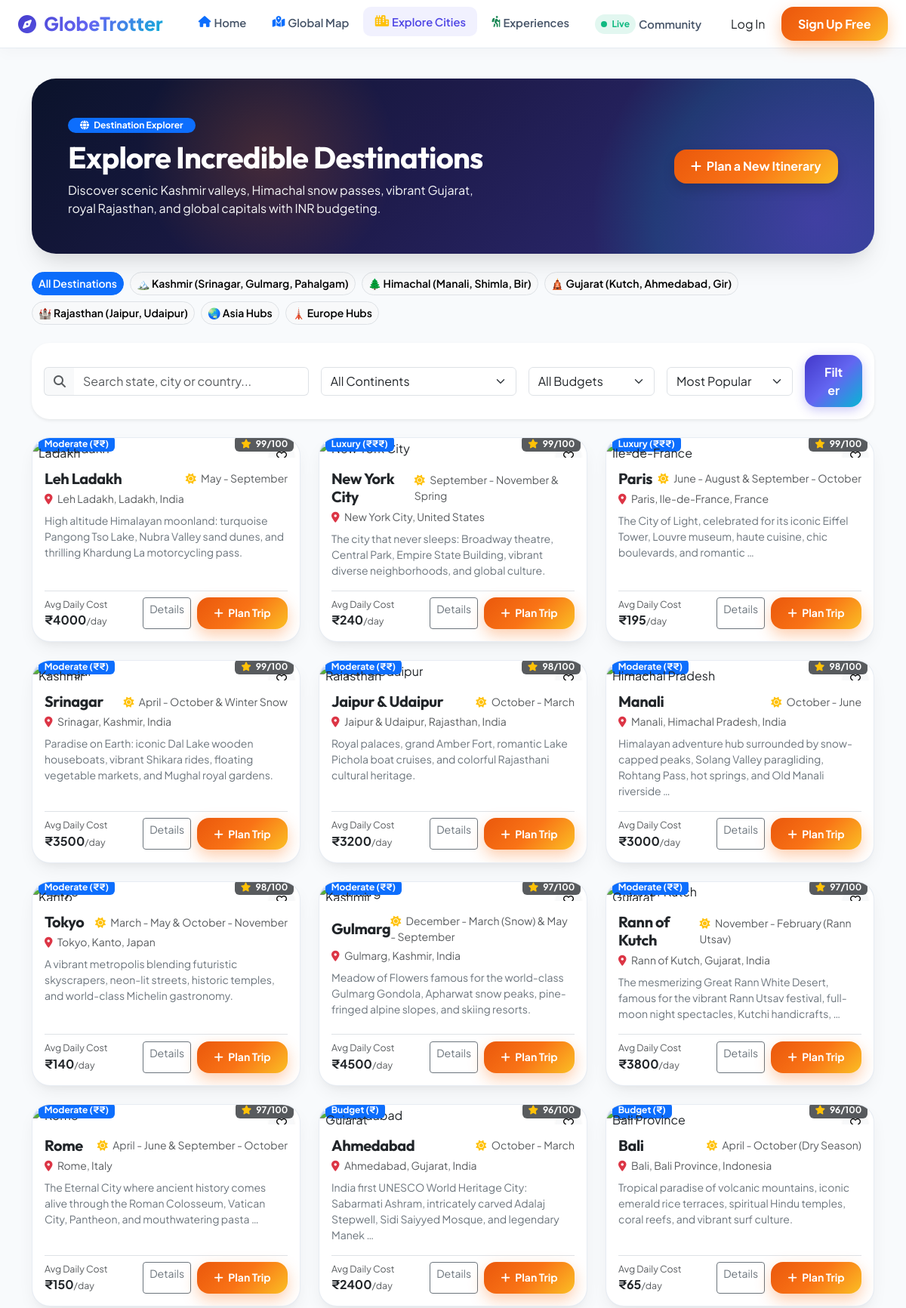
Screenshot of /cities/ (upper part) with the database file from the repository.
### destinations/models.py (models this page shows, shortened)
class City(models.Model):
    COST_CHOICES = [
        ('BUDGET', 'Budget (₹)'),
        ('MODERATE', 'Moderate (₹₹)'),
        ('LUXURY', 'Luxury (₹₹₹)'),
    ]
    country = models.ForeignKey(Country, on_delete=models.CASCADE, related_name='cities')
    state_or_region = models.CharField(max_length=100, blank=True, default='', help_text="e.g. Gujarat, Kashmir, Himachal Pradesh, Rajasthan")
    name = models.CharField(max_length=100)
    slug = models.SlugField(max_length=120, unique=True, blank=True)
    description = models.TextField()
    image_url = models.CharField(max_length=500, default='https://images.unsplash.com/photo-1488646953014-85cb44e25828?w=800&auto=format&fit=crop&q=80')
    cover_image = models.ImageField(upload_to='cities/', blank=True, null=True)
    cost_index = models.CharField(max_length=10, choices=COST_CHOICES, default='MODERATE')
    popularity_score = models.IntegerField(default=85) # 1 - 100
    latitude = models.FloatField(default=0.0)
    longitude = models.FloatField(default=0.0)
    best_season = models.CharField(max_length=100, default='October - March')
    avg_daily_cost = models.DecimalField(max_digits=10, decimal_places=2, default=3500.00) # In local currency / INR
    created_at = models.DateTimeField(auto_now_add=True)
    class Meta:
        verbose_name_plural = "Cities"
        ordering = ['-popularity_score', 'name']
    @property
    def image(self):
        if self.cover_image:
            return self.cover_image.url
        return self.image_url
    @property
    def full_location(self):
        if self.state_or_region:
            return f"{self.name}, {self.state_or_region}, {self.country.name}"
        return f"{self.name}, {self.country.name}"

class Country(models.Model):
    CONTINENT_CHOICES = [
        ('Asia', 'Asia'),
        ('Europe', 'Europe'),
        ('North America', 'North America'),
        ('South America', 'South America'),
        ('Africa', 'Africa'),
        ('Oceania', 'Oceania'),
    ]
    name = models.CharField(max_length=100, unique=True)
    code = models.CharField(max_length=5, blank=True)
    continent = models.CharField(max_length=50, choices=CONTINENT_CHOICES, default='Asia')
    currency = models.CharField(max_length=10, default='INR')
    class Meta:
        verbose_name_plural = "Countries"
        ordering = ['name']

### destinations/views.py (the view)
# urls.py: path('cities/', views.city_search_view, name='city_search'),
def city_search_view(request):
    query = request.GET.get('q', '').strip()
    continent = request.GET.get('continent', '')
    cost_index = request.GET.get('cost', '')
    sort_by = request.GET.get('sort', 'popular')
    cities = City.objects.select_related('country').all()
    if query:
        cities = cities.filter(
            Q(name__icontains=query) |
            Q(country__name__icontains=query) |
            Q(description__icontains=query)
        )
    if continent:
        cities = cities.filter(country__continent=continent)
    if cost_index:
        cities = cities.filter(cost_index=cost_index)
    if sort_by == 'cost_asc':
        cities = cities.order_by('avg_daily_cost')
    elif sort_by == 'cost_desc':
        cities = cities.order_by('-avg_daily_cost')
    elif sort_by == 'name':
        cities = cities.order_by('name')
    else: # popular
        cities = cities.order_by('-popularity_score', 'name')
    continents = Country.CONTINENT_CHOICES
    user_trips = []
    user_wishlist_ids = []
    if request.user.is_authenticated:
        user_trips = request.user.trips.filter(status__in=['DRAFT', 'PLANNING', 'UPCOMING']).order_by('-created_at')
        user_wishlist_ids = list(request.user.wishlist_items.values_list('city_id', flat=True))
    context = {
        'cities': cities,
        'query': query,
        'selected_continent': continent,
        'selected_cost': cost_index,
        'sort_by': sort_by,
        'continents': continents,
        'user_trips': user_trips,
        'user_wishlist_ids': user_wishlist_ids,
        'total_cities_count': cities.count(),
    }
    return render(request, 'destinations/city_search.html', context)

### templates/destinations/city_search.html (shortened to what this page needs)
{% extends 'base.html' %}
{% block content %}
<div class="container py-4">
  <div class="card gt-hero-banner border-0 mb-4 p-4 p-md-5">
    <div class="row align-items-center justify-content-between g-3 position-relative" style="z-index: 2;">
      <div class="col-lg-8">
        <span class="badge bg-primary px-3 py-1 mb-2 rounded-pill"><i class="fas fa-globe me-1"></i> Destination Explorer</span>
        <h1 class="text-white fw-bold display-6 mb-2">Explore Incredible Destinations</h1>
        <p class="text-light text-opacity-90 col-lg-10 mb-0">Discover scenic Kashmir valleys, Himachal snow passes, vibrant Gujarat, royal Rajasthan, and global capitals with INR budgeting.</p>
      </div>
      <div class="col-lg-4 text-lg-end">
        <a href="{% url 'trip_create' %}" class="btn btn-gt-saffron fw-bold shadow">
          <i class="fas fa-plus me-1"></i> Plan a New Itinerary
        </a>
      </div>
    </div>
  </div>
  <div class="d-flex flex-wrap gap-2 mb-4">
    <a href="{% url 'city_search' %}" class="btn btn-sm {% if not query and not selected_continent %}btn-primary{% else %}btn-light border{% endif %} rounded-pill fw-semibold">
      All Destinations
    </a>
    <a href="{% url 'city_search' %}?q=Kashmir" class="btn btn-sm {% if query == 'Kashmir' %}btn-primary{% else %}btn-light border{% endif %} rounded-pill fw-semibold">
      🏔️ Kashmir (Srinagar, Gulmarg, Pahalgam)
    </a>
    <a href="{% url 'city_search' %}?q=Himachal" class="btn btn-sm {% if query == 'Himachal' %}btn-primary{% else %}btn-light border{% endif %} rounded-pill fw-semibold">
      🌲 Himachal (Manali, Shimla, Bir)
    </a>
    <a href="{% url 'city_search' %}?q=Gujarat" class="btn btn-sm {% if query == 'Gujarat' %}btn-primary{% else %}btn-light border{% endif %} rounded-pill fw-semibold">
      🛕 Gujarat (Kutch, Ahmedabad, Gir)
    </a>
    <a href="{% url 'city_search' %}?q=Rajasthan" class="btn btn-sm {% if query == 'Rajasthan' %}btn-primary{% else %}btn-light border{% endif %} rounded-pill fw-semibold">
      🏰 Rajasthan (Jaipur, Udaipur)
    </a>
    <a href="{% url 'city_search' %}?continent=Asia" class="btn btn-sm {% if selected_continent == 'Asia' %}btn-primary{% else %}btn-light border{% endif %} rounded-pill fw-semibold">
      🌏 Asia Hubs
    </a>
    <a href="{% url 'city_search' %}?continent=Europe" class="btn btn-sm {% if selected_continent == 'Europe' %}btn-primary{% else %}btn-light border{% endif %} rounded-pill fw-semibold">
      🗼 Europe Hubs
    </a>
  </div>
  <div class="card gt-card border-0 shadow-sm p-3 mb-4">
    <form method="GET" action="{% url 'city_search' %}" class="row g-3 align-items-center">
      <div class="col-md-4">
        <div class="input-group">
          <span class="input-group-text bg-light border-end-0 text-muted"><i class="fas fa-search"></i></span>
          <input type="text" name="q" value="{{ query }}" class="form-control border-start-0" placeholder="Search state, city or country...">
        </div>
      </div>
      <div class="col-6 col-md-3">
        <select name="continent" class="form-select">
          <option value="">All Continents</option>
        </select>
      </div>
      <div class="col-6 col-md-2">
        <select name="cost" class="form-select">
          <option value="">All Budgets</option>
        </select>
      </div>
      <div class="col-6 col-md-2">
        <select name="sort" class="form-select">
          <option value="popular" {% if sort_by == 'popular' %}selected{% endif %}>Most Popular</option>
        </select>
      </div>
      <div class="col-6 col-md-1 text-end">
        <button type="submit" class="btn btn-gt-primary w-100 fw-bold">Filter</button>
      </div>
    </form>
  </div>
  {% if cities %}
    <div class="row g-4">
      {% for city in cities %}
        <div class="col-md-6 col-lg-4">
          <div class="card gt-card h-100 position-relative">
            <div class="position-relative overflow-hidden">
              <button type="button" class="btn btn-sm btn-light rounded-circle position-absolute top-0 end-0 m-2 shadow-sm btn-wishlist-toggle {% if city.id in user_wishlist_ids %}text-danger active{% endif %}" data-city-id="{{ city.id }}" title="Save to Bucket List">
                <i class="{% if city.id in user_wishlist_ids %}fas{% else %}far{% endif %} fa-heart"></i>
              </button>
              <span class="badge bg-primary position-absolute bottom-0 start-0 m-2">
                {{ city.get_cost_index_display }}
              </span>
              {% if city.state_or_region %}
                <span class="state-badge position-absolute top-0 start-0 m-2">
                  {{ city.state_or_region }}
                </span>
              {% endif %}
              <span class="badge bg-dark bg-opacity-75 position-absolute bottom-0 end-0 m-2">
                <i class="fas fa-star text-warning me-1"></i> {{ city.popularity_score }}/100
              </span>
            </div>
            <div class="card-body d-flex flex-column p-3">
              <div class="d-flex justify-content-between align-items-center mb-1">
                <h5 class="fw-bold text-dark mb-0">
                  <a href="{% url 'city_detail' slug=city.slug %}" class="text-decoration-none text-dark hover-primary">{{ city.name }}</a>
                </h5>
                <small class="text-muted"><i class="fas fa-sun text-warning me-1"></i> {{ city.best_season }}</small>
              </div>
              <p class="text-muted small mb-2"><i class="fas fa-map-marker-alt text-danger me-1"></i> {{ city.full_location }}</p>
              <p class="text-secondary small mb-3 flex-grow-1">{{ city.description|truncatewords:18 }}</p>
              <div class="d-flex justify-content-between align-items-center pt-2 border-top mt-auto">
                <div>
                  <small class="text-muted d-block fs-8">Avg Daily Cost</small>
                  <span class="fw-bold text-dark">₹{{ city.avg_daily_cost|floatformat:0 }}<span class="text-muted fs-8 fw-normal">/day</span></span>
                </div>
                <div class="d-flex gap-2">
                  <a href="{% url 'city_detail' slug=city.slug %}" class="btn btn-sm btn-outline-secondary">Details</a>
                  <a href="{% url 'trip_create' %}?city_id={{ city.id }}" class="btn btn-sm btn-gt-saffron">
                    <i class="fas fa-plus me-1"></i> Plan Trip
                  </a>
                </div>
              </div>
            </div>
          </div>
        </div>
      {% endfor %}
    </div>
  {% endif %}
</div>
{% endblock %}

### rows the page displays
City: cost_index "Moderate (₹₹)", state_or_region "Ladakh", popularity_score "99", name "Leh Ladakh", best_season "May - September", full_location "Leh Ladakh, Ladakh, India", description "High altitude Himalayan moonland: turquoise Pangong Tso Lake, Nubra Valley sand dunes, and thrilling Khardung La motorcycling pass.", avg_daily_cost "4000"
City: cost_index "Luxury (₹₹₹)", popularity_score "99", name "New York City", best_season "September - November & Spring", full_location "New York City, United States", description "The city that never sleeps: Broadway theatre, Central Park, Empire State Building, vibrant diverse neighborhoods, and global culture.", avg_daily_cost "240"
City: cost_index "Luxury (₹₹₹)", state_or_region "Ile-de-France", popularity_score "99", name "Paris", best_season "June - August & September - October", full_location "Paris, Ile-de-France, France", description "The City of Light, celebrated for its iconic Eiffel Tower, Louvre museum, haute cuisine, chic boulevards, and romantic …", avg_daily_cost "195"
City: cost_index "Moderate (₹₹)", state_or_region "Kashmir", popularity_score "99", name "Srinagar", best_season "April - October & Winter Snow", full_location "Srinagar, Kashmir, India", description "Paradise on Earth: iconic Dal Lake wooden houseboats, vibrant Shikara rides, floating vegetable markets, and Mughal royal gardens.", avg_daily_cost "3500"
City: cost_index "Moderate (₹₹)", state_or_region "Rajasthan", popularity_score "98", name "Jaipur & Udaipur", best_season "October - March", full_location "Jaipur & Udaipur, Rajasthan, India", description "Royal palaces, grand Amber Fort, romantic Lake Pichola boat cruises, and colorful Rajasthani cultural heritage.", avg_daily_cost "3200"
City: cost_index "Moderate (₹₹)", state_or_region "Himachal Pradesh", popularity_score "98", name "Manali", best_season "October - June", full_location "Manali, Himachal Pradesh, India", description "Himalayan adventure hub surrounded by snow-capped peaks, Solang Valley paragliding, Rohtang Pass, hot springs, and Old Manali riverside …", avg_daily_cost "3000"
City: cost_index "Moderate (₹₹)", state_or_region "Kanto", popularity_score "98", name "Tokyo", best_season "March - May & October - November", full_location "Tokyo, Kanto, Japan", description "A vibrant metropolis blending futuristic skyscrapers, neon-lit streets, historic temples, and world-class Michelin gastronomy.", avg_daily_cost "140"
City: cost_index "Moderate (₹₹)", state_or_region "Kashmir", popularity_score "97", name "Gulmarg", best_season "December - March (Snow) & May - September", full_location "Gulmarg, Kashmir, India", description "Meadow of Flowers famous for the world-class Gulmarg Gondola, Apharwat snow peaks, pine-fringed alpine slopes, and skiing resorts.", avg_daily_cost "4500"
City: cost_index "Moderate (₹₹)", state_or_region "Gujarat", popularity_score "97", name "Rann of Kutch", best_season "November - February (Rann Utsav)", full_location "Rann of Kutch, Gujarat, India", description "The mesmerizing Great Rann White Desert, famous for the vibrant Rann Utsav festival, full-moon night spectacles, Kutchi handicrafts, …", avg_daily_cost "3800"
City: cost_index "Moderate (₹₹)", popularity_score "97", name "Rome", best_season "April - June & September - October", full_location "Rome, Italy", description "The Eternal City where ancient history comes alive through the Roman Colosseum, Vatican City, Pantheon, and mouthwatering pasta …", avg_daily_cost "150"
City: cost_index "Budget (₹)", state_or_region "Gujarat", popularity_score "96", name "Ahmedabad", best_season "October - March", full_location "Ahmedabad, Gujarat, India", description "India first UNESCO World Heritage City: Sabarmati Ashram, intricately carved Adalaj Stepwell, Sidi Saiyyed Mosque, and legendary Manek …", avg_daily_cost "2400"
City: cost_index "Budget (₹)", state_or_region "Bali Province", popularity_score "96", name "Bali", best_season "April - October (Dry Season)", full_location "Bali, Bali Province, Indonesia", description "Tropical paradise of volcanic mountains, iconic emerald rice terraces, spiritual Hindu temples, coral reefs, and vibrant surf culture.", avg_daily_cost "65"
